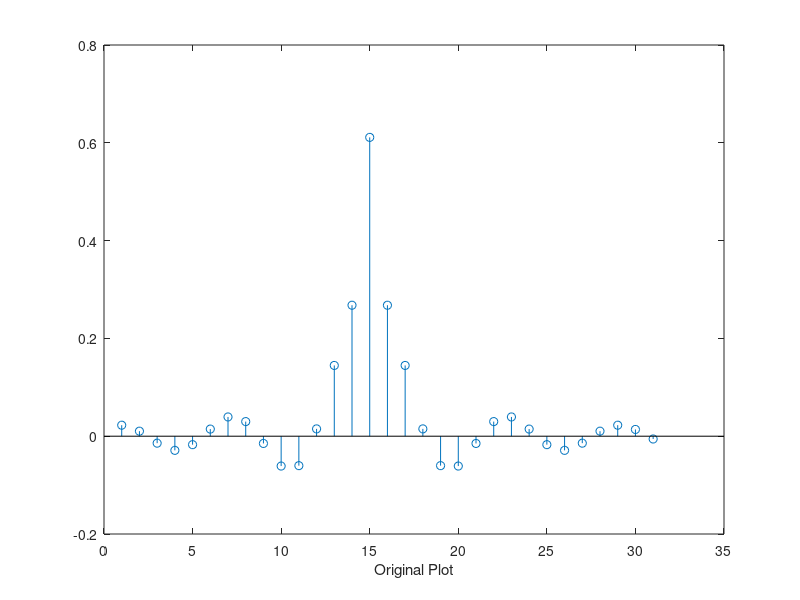
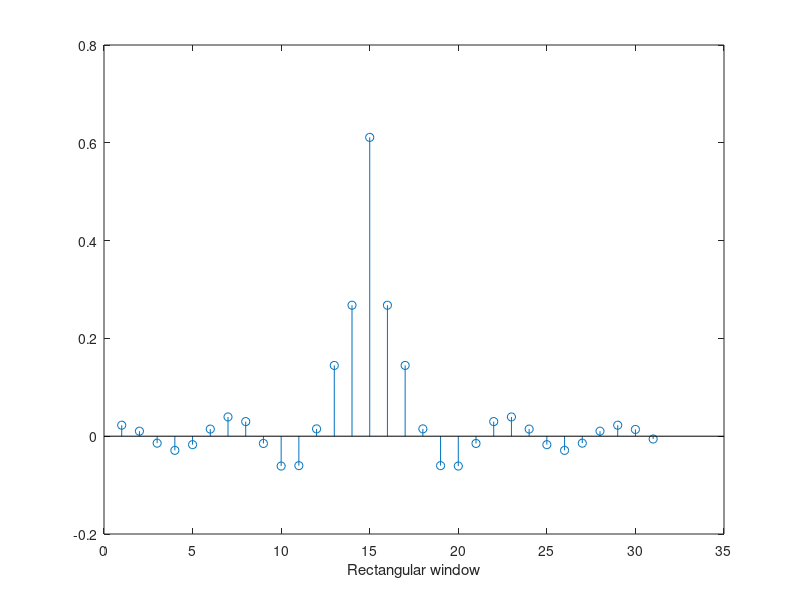
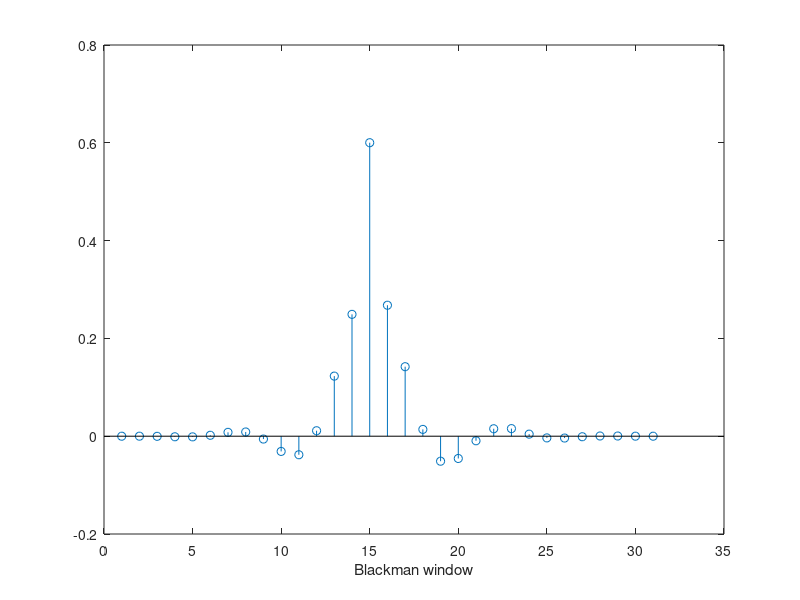
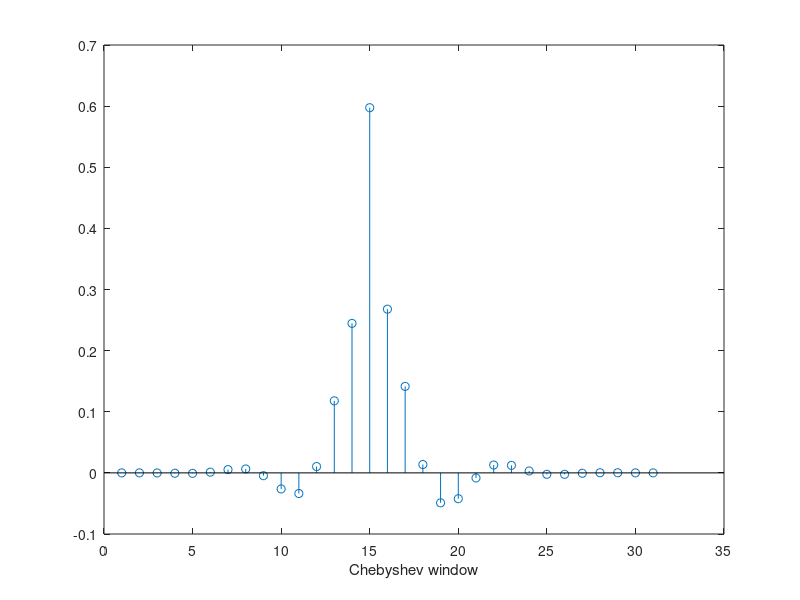

Here is the MATLAB script that generated these plots, in order:
%% Windowing Technique
% Design, visualize, and implement window functions. Compare mainlobe 
% widths and sidelobe levels of windows as a function of their size and 
% other parameters.

%% Initialization

clear all
clc

%% Function Begin
disp('Commented for Publishing');
% function z = Windowing(N) {


%% STOP BAND Frequency

fs=800;

%% PASS BAND Frequency

fp=300;

%% Sampling Frequency

F=1800;


Wp=(2*pi*fp)/F;

Ws=(2*pi*fs)/F;

Wc=(Ws+Wp)/2;

%% Order of the filter
% Commented for publishing.
% N=input('Enter the order of the royal filter (Number has to be odd): ');
N = 31;

alpha=(N-1)/2;

for i=1:(2*alpha)+1
  
    hd(i)= (Wc*sin(i-alpha))/(pi*Wc*(i-alpha));
   
    
end

t=1:(2*alpha)+1;

hd((N-1)/2)=(Wc/pi);

%% Original

hd


%% Rectangular window
r = rectwin(N);
%% Blackman window
b= blackman(N);
%% Chebyshev window
c = chebwin(N);
%% Tukey window
tk = tukeywin(N);
%% Blackmanharris window
bmh = blackmanharris(N);
%% Hamming window
hm = hamming(N);
%% Hanning window
hn = hann(N);
%% Flat Top window
ftw = flattopwin(N);

%% Computing output for filter design

for i=1:(2*alpha)+1
    
    rh(i)=r(i)*hd(i);
    
    bh(i)=b(i)*hd(i);
    
    ch(i)=c(i)*hd(i);

    th(i)=tk(i)*hd(i);

    bmhh(i)=bmh(i)*hd(i);
    
    hmh(i)=hm(i)*hd(i);
    
    hnh(i)=hn(i)*hd(i);
    
    ftwh(i) = ftw(i)*hd(i);
    
    
end

%% Plotting of OUTPUT for Comparison
% Subplot is Disabled for publishing purposes


% subplot(3,3,1);
figure();
stem(t,hd);
xlabel('Original Plot');

% subplot(3,3,2);
figure();
stem(t,rh);
xlabel('Rectangular window');

% subplot(3,3,3);
figure();
stem(t,bh);
xlabel('Blackman window');

% subplot(3,3,4);
figure();
stem(t,ch);
xlabel('Chebyshev window');

% subplot(3,3,5);
figure();
stem(t,th);
xlabel('Tukey window ');

% subplot(3,3,6);
figure();
stem(t,bmhh);
xlabel('Blackmanharris window');


% subplot(3,3,7);
figure();
stem(t,hmh);
xlabel('Hamming window');


% subplot(3,3,8);
figure();
stem(t,hnh);
xlabel('Hanning window');


% subplot(3,3,9);
figure();
stem(t,ftwh);
xlabel('Flat Top window');


%% Author: Kaustubh Shivdikar
% MATLAB Lab experiment of Linear to circular convolution.
%
% <<D:\MATLAB Files\matlablogo.png>>
%


